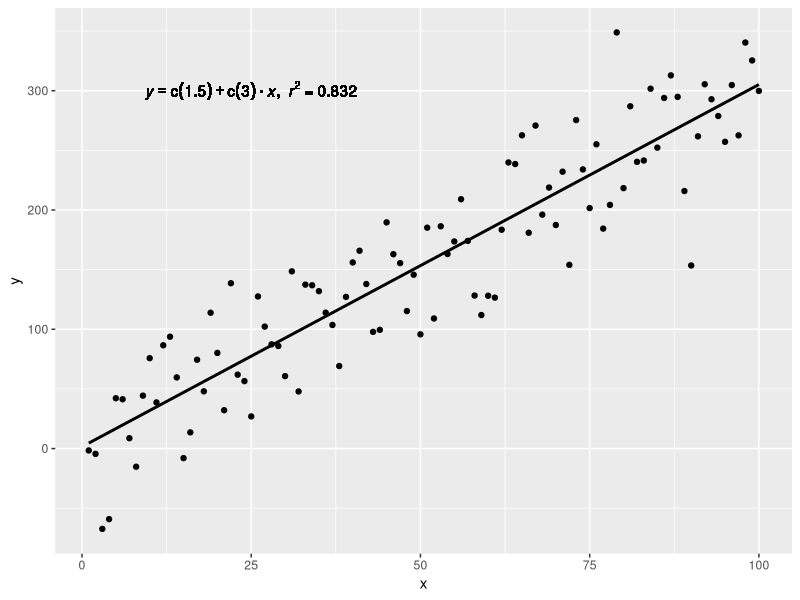

Write the R code that produced this figure.
###  1: plot regression line, and add reg equation and R_square on the graph
library(ggplot2)
df <- data.frame(x = c(1:100))
df$y <- 2 + 3 * df$x + rnorm(100, sd = 40)
p <- ggplot(data = df, aes(x = x, y = y)) +
            geom_smooth(method = "lm", se=FALSE, color="black", formula = y ~ x) +
	                geom_point()

lm_eqn = function(df){
    m = lm(y ~ x, df);
        eq <- substitute(italic(y) == a + b %.% italic(x)*","~~italic(r)^2~"="~r2, 
	         list(a = format(coef(m)[1], digits = 2), 
		               b = format(coef(m)[2], digits = 2), 
			                    r2 = format(summary(m)$r.squared, digits = 3)))
					        as.character(as.expression(eq));                 
						}

						p1 = p + geom_text(aes(x = 25, y = 300, label = lm_eqn(df)), parse = TRUE)

p1

